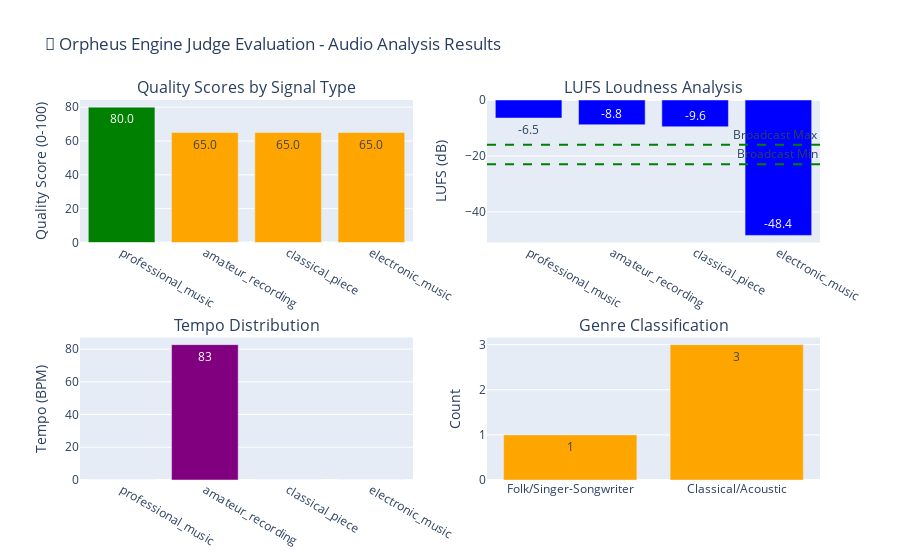

Notebook source saved alongside this figure:
### Code cell
# Visualize Analysis Results with Interactive Plots

if AUDIO_LIBS_AVAILABLE and analysis_results:
    print("📊 Creating Interactive Visualizations...\n")
    
    # Prepare data for visualization
    signal_names = list(analysis_results.keys())
    quality_scores = [analysis_results[name]['quality_score'] for name in signal_names]
    lufs_values = [analysis_results[name].get('lufs', -50) for name in signal_names]
    tempo_values = [analysis_results[name].get('tempo_bpm', 0) for name in signal_names]
    genres = [analysis_results[name]['predicted_genre'] for name in signal_names]
    
    # Create subplot figure
    fig = make_subplots(
        rows=2, cols=2,
        subplot_titles=(
            'Quality Scores by Signal Type',
            'LUFS Loudness Analysis', 
            'Tempo Distribution',
            'Genre Classification'
        ),
        specs=[[{"type": "bar"}, {"type": "bar"}],
               [{"type": "bar"}, {"type": "bar"}]]
    )
    
    # Quality Scores
    fig.add_trace(
        go.Bar(
            x=signal_names,
            y=quality_scores,
            name="Quality Score",
            marker_color=['green' if score >= 80 else 'orange' if score >= 60 else 'red' for score in quality_scores],
            text=[f"{score:.1f}" for score in quality_scores],
            textposition='auto'
        ),
        row=1, col=1
    )
    
    # LUFS Values
    fig.add_trace(
        go.Bar(
            x=signal_names,
            y=lufs_values,
            name="LUFS",
            marker_color='blue',
            text=[f"{lufs:.1f}" for lufs in lufs_values],
            textposition='auto'
        ),
        row=1, col=2
    )
    
    # Tempo Values
    fig.add_trace(
        go.Bar(
            x=signal_names,
            y=tempo_values,
            name="Tempo (BPM)",
            marker_color='purple',
            text=[f"{tempo:.0f}" for tempo in tempo_values],
            textposition='auto'
        ),
        row=2, col=1
    )
    
    # Genre Distribution (as numeric values for visualization)
    genre_counts = {genre: genres.count(genre) for genre in set(genres)}
    fig.add_trace(
        go.Bar(
            x=list(genre_counts.keys()),
            y=list(genre_counts.values()),
            name="Genre Count",
            marker_color='orange',
            text=list(genre_counts.values()),
            textposition='auto'
        ),
        row=2, col=2
    )
    
    # Update layout
    fig.update_layout(
        title="🎵 Orpheus Engine Judge Evaluation - Audio Analysis Results",
        height=800,
        showlegend=False
    )
    
    # Update y-axis labels
    fig.update_yaxes(title_text="Quality Score (0-100)", row=1, col=1)
    fig.update_yaxes(title_text="LUFS (dB)", row=1, col=2)
    fig.update_yaxes(title_text="Tempo (BPM)", row=2, col=1)
    fig.update_yaxes(title_text="Count", row=2, col=2)
    
    # Add reference lines for professional standards
    # LUFS broadcast range
    fig.add_hline(y=-23, line_dash="dash", line_color="green", row=1, col=2, annotation_text="Broadcast Min")
    fig.add_hline(y=-16, line_dash="dash", line_color="green", row=1, col=2, annotation_text="Broadcast Max")
    
    fig.show()
    
    print("✅ Interactive visualizations created successfully")
else:
    print("⚠️ Skipping visualization - no analysis results available")

### Figure 1 — Plotly figure (JSON) as saved in the notebook; plotly's stock layout.template omitted (floating-point values rounded to 4 significant figures)
{"data": [{"marker": {"color": ["green", "orange", "orange", "orange"]}, "name": "Quality Score", "text": ["80.0", "65.0", "65.0", "65.0"], "textposition": "auto", "type": "bar", "x": ["professional_music", "amateur_recording", "classical_piece", "electronic_music"], "xaxis": "x", "y": [80, 65, 65, 65], "yaxis": "y"}, {"marker": {"color": "blue"}, "name": "LUFS", "text": ["-6.5", "-8.8", "-9.6", "-48.4"], "textposition": "auto", "type": "bar", "x": ["professional_music", "amateur_recording", "classical_piece", "electronic_music"], "xaxis": "x2", "y": [-6.453, -8.845, -9.563, -48.39], "yaxis": "y2"}, {"marker": {"color": "purple"}, "name": "Tempo (BPM)", "text": ["0", "83", "0", "0"], "textposition": "auto", "type": "bar", "x": ["professional_music", "amateur_recording", "classical_piece", "electronic_music"], "xaxis": "x3", "y": [0, 82.72, 0, 0], "yaxis": "y3"}, {"marker": {"color": "orange"}, "name": "Genre Count", "text": ["1", "3"], "textposition": "auto", "type": "bar", "x": ["Folk/Singer-Songwriter", "Classical/Acoustic"], "xaxis": "x4", "y": [1, 3], "yaxis": "y4"}], "layout": {"annotations": [{"font": {"size": 16}, "showarrow": false, "text": "Quality Scores by Signal Type", "x": 0.225, "xanchor": "center", "xref": "paper", "y": 1, "yanchor": "bottom", "yref": "paper"}, {"font": {"size": 16}, "showarrow": false, "text": "LUFS Loudness Analysis", "x": 0.775, "xanchor": "center", "xref": "paper", "y": 1, "yanchor": "bottom", "yref": "paper"}, {"font": {"size": 16}, "showarrow": false, "text": "Tempo Distribution", "x": 0.225, "xanchor": "center", "xref": "paper", "y": 0.375, "yanchor": "bottom", "yref": "paper"}, {"font": {"size": 16}, "showarrow": false, "text": "Genre Classification", "x": 0.775, "xanchor": "center", "xref": "paper", "y": 0.375, "yanchor": "bottom", "yref": "paper"}, {"showarrow": false, "text": "Broadcast Min", "x": 1, "xanchor": "right", "xref": "x2 domain", "y": -23, "yanchor": "bottom", "yref": "y2"}, {"showarrow": false, "text": "Broadcast Max", "x": 1, "xanchor": "right", "xref": "x2 domain", "y": -16, "yanchor": "bottom", "yref": "y2"}], "autosize": true, "shapes": [{"line": {"color": "green", "dash": "dash"}, "type": "line", "x0": 0, "x1": 1, "xref": "x2 domain", "y0": -23, "y1": -23, "yref": "y2"}, {"line": {"color": "green", "dash": "dash"}, "type": "line", "x0": 0, "x1": 1, "xref": "x2 domain", "y0": -16, "y1": -16, "yref": "y2"}], "showlegend": false, "title": {"text": "🎵 Orpheus Engine Judge Evaluation - Audio Analysis Results"}, "xaxis": {"anchor": "y", "autorange": true, "domain": [0, 0.45], "range": [-0.5, 3.5], "type": "category"}, "xaxis2": {"anchor": "y2", "autorange": true, "domain": [0.55, 1], "range": [-0.5, 3.5], "type": "category"}, "xaxis3": {"anchor": "y3", "autorange": true, "domain": [0, 0.45], "range": [-0.5, 3.5], "type": "category"}, "xaxis4": {"anchor": "y4", "autorange": true, "domain": [0.55, 1], "range": [-0.5, 1.5], "type": "category"}, "yaxis": {"anchor": "x", "autorange": true, "domain": [0.625, 1], "range": [0, 84.21], "title": {"text": "Quality Score (0-100)"}, "type": "linear"}, "yaxis2": {"anchor": "x2", "autorange": true, "domain": [0.625, 1], "range": [-50.94, 0], "title": {"text": "LUFS (dB)"}, "type": "linear"}, "yaxis3": {"anchor": "x3", "autorange": true, "domain": [0, 0.375], "range": [0, 87.07], "title": {"text": "Tempo (BPM)"}, "type": "linear"}, "yaxis4": {"anchor": "x4", "autorange": true, "domain": [0, 0.375], "range": [0, 3.158], "title": {"text": "Count"}, "type": "linear"}}}
